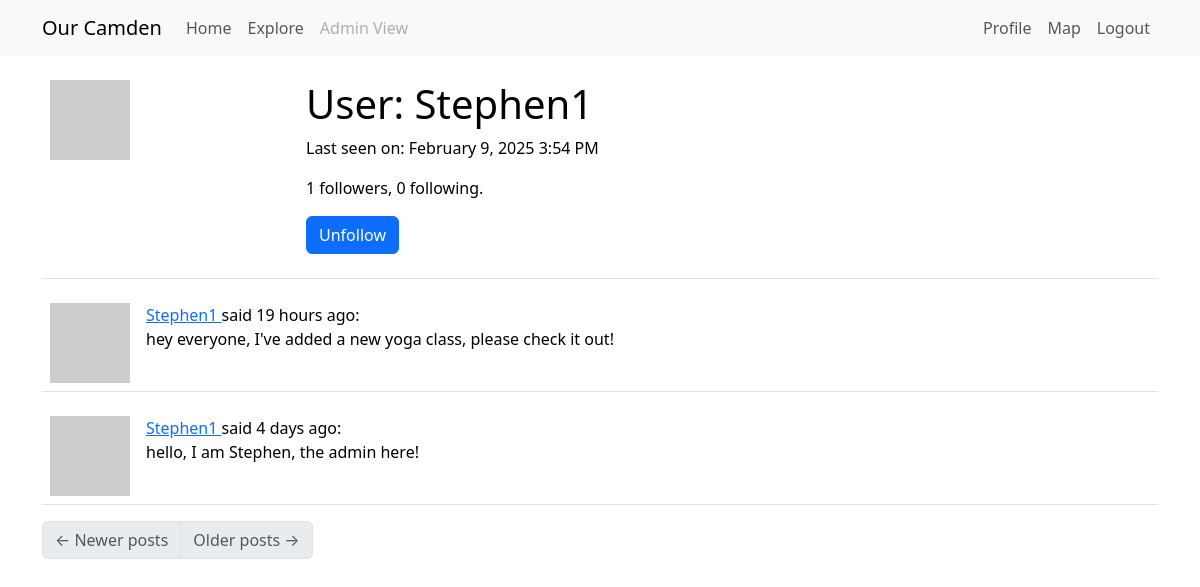
The app's page /user/Stephen1 (signed in) with its own data.
### app/models.py (models this page shows, shortened)
class User(UserMixin, db.Model):
    __tablename__ = "User"
    __searchable__ = ['username', 'email']
    id: so.Mapped[int] = so.mapped_column(primary_key=True) # so.Mapped gives a python data type to the attr, so.mapped_column creates the actual column
    access_level: so.Mapped[int] = so.mapped_column(
        default=0,  # Default to 0 (logged-in User)
        nullable=False
    )
    username: so.Mapped[str] = so.mapped_column(sa.String(64), index=True,
                                                unique=True)
    email: so.Mapped[str] = so.mapped_column(sa.String(120), index=True,
                                             unique=True)
    password_hash: so.Mapped[Optional[str]] = so.mapped_column(sa.String(256)) #attr can be defined as Optional
    about_me: so.Mapped[Optional[str]] = so.mapped_column(sa.String(140))
    last_seen: so.Mapped[Optional[datetime]] = so.mapped_column(
        default=lambda: datetime.now(timezone.utc))
    posts: so.WriteOnlyMapped['Post'] = so.relationship(
        back_populates='author',
        passive_deletes=True) #back_populates links Posts.author to User.posts
    following: so.WriteOnlyMapped['User'] = so.relationship(
        secondary=followers, primaryjoin=(followers.c.follower_id == id), # establish link between User and Follower tables, where the id matches (all the Users this current User follows)
        secondaryjoin=(followers.c.followed_id == id), #links followers back to Users. identifies all Users who are followed by the current User
        back_populates='followers',
        passive_deletes=True) #links User.following to Follower.followers (who the User is following)
    followers: so.WriteOnlyMapped['User'] = so.relationship(
        secondary=followers, primaryjoin=(followers.c.followed_id == id),
        secondaryjoin=(followers.c.follower_id == id),
        back_populates='following',
        passive_deletes=True) #same but for who the User is being followed by
    Markers: so.Mapped["Marker"] = so.relationship(
        "Marker",
        back_populates="creator",  # Links to the `Marker.creator` relationship
    )
    def avatar(self, size):
        digest = md5(self.email.lower().encode('utf-8')).hexdigest()
        return f'https://www.gravatar.com/avatar/{digest}?d=identicon&s={size}' #provides an automatic avatar
    def is_following(self, User):
        query = self.following.select().where(User.id == User.id)
        return db.session.scalar(query) is not None
    def followers_count(self):
        query = sa.select(sa.func.count()).select_from(
            self.followers.select().subquery())
        return db.session.scalar(query)
    def following_count(self):
        query = sa.select(sa.func.count()).select_from(
            self.following.select().subquery())
        return db.session.scalar(query)

class Post(db.Model):
    __searchable__ = ['body']  # Fields to index
    id: so.Mapped[int] = so.mapped_column(primary_key=True)
    body: so.Mapped[str] = so.mapped_column(sa.String(140))
    timestamp: so.Mapped[datetime] = so.mapped_column(index=True, default=lambda: datetime.now(timezone.utc))
    user_id: so.Mapped[int] = so.mapped_column(sa.ForeignKey(User.id, ondelete='CASCADE'),index=True)
    author: so.Mapped[User] = so.relationship(back_populates='posts')

### app/routes.py (the view)
@app.route('/user/<username>')
@login_required
def user(username):
    user = db.first_or_404(sa.select(User).where(User.username == username)) #get the matching user otherwise return a 404 invalid page error
    page = request.args.get('page', 1, type=int)
    query = user.posts.select().order_by(Post.timestamp.desc())
    posts = db.paginate(query, page=page,
                        per_page=app.config['POSTS_PER_PAGE'],
                        error_out=False) # collect + paginate all the current user’s posts in descending time order
    next_url = url_for('user', username=user.username, page=posts.next_num) \
        if posts.has_next else None
    prev_url = url_for('user', username=user.username, page=posts.prev_num) \
        if posts.has_prev else None
    form = EmptyForm() # provide a submit button to follow/unfollow users
    return render_template('user.html', user=user, posts=posts.items,
                           next_url=next_url, prev_url=prev_url, form=form)

### app/forms.py
class EmptyForm(FlaskForm):
    submit = SubmitField('Submit')

### app/models.py (called while the page is built)
@login.user_loader
def load_User(id):
    return db.session.get(User, int(id))

### app/routes.py (called while the page is built)
@app.before_request
def before_request(): # if user is logged in, record the time they log in, update database
    if current_user.is_authenticated:
        current_user.last_seen = datetime.now(timezone.utc)
        db.session.commit()

### app/templates/user.html (shortened to what this page needs)
{% extends "base.html" %}
{% block content %}
    <table class="table table-hover">
        <tr>
            <td width="256px"><img src="{{ user.avatar(256) }}"></td>
            <td>
                <h1>User: {{ user.username }}</h1>
                {% if user.last_seen %}
                <p>Last seen on: {{ moment(user.last_seen).format('LLL') }}</p>
                {% endif %}
                <p>{{ user.followers_count() }} followers, {{ user.following_count() }} following.</p>
                {% if user == current_user %}
                <p><a href="{{ url_for('edit_profile') }}">Edit your profile</a></p>
                {% else %}
                <p>
                    <form action="{{ url_for('unfollow', username=user.username) }}" method="post">
                        {{ form.submit(value='Unfollow', class_='btn btn-primary') }}
                    </form>
                </p>
                {% endif %}
            </td>
        </tr>
    </table>
    {% for post in posts %}
        {% include '_post.html' %}
    {% endfor %}
    <nav aria-label="Post navigation">
        <ul class="pagination">
            <li class="page-item{% if not prev_url %} disabled{% endif %}">
                <a class="page-link" href="{{ prev_url }}">
                    <span aria-hidden="true">&larr;</span> Newer posts
                </a>
            </li>
            <li class="page-item{% if not next_url %} disabled{% endif %}">
                <a class="page-link" href="{{ next_url }}">
                    Older posts <span aria-hidden="true">&rarr;</span>
                </a>
            </li>
        </ul>
    </nav>
{% endblock %}

### app/templates/_post.html
<table class="table table-hover">
    <tr>
        <td width="70px">
            <a href="{{ url_for('user', username=post.author.username) }}">
                <img src="{{ post.author.avatar(70) }}" />
            </a>
        </td>
        <td>
            <a href="{{ url_for('user', username=post.author.username) }}">
                {{ post.author.username }}
            </a>
            said {{ moment(post.timestamp).fromNow() }}:
            <br>
            {{ post.body }}
        </td>
    </tr>
</table>

### records on screen
User: username "Stephen1", last_seen "February 9, 2025 3:54 PM"
Post: author.username "Stephen1", timestamp "19 hours ago", body "hey everyone, I've added a new yoga class, please check it out!"
Post: author.username "Stephen1", timestamp "4 days ago", body "hello, I am Stephen, the admin here!"

### other values on screen
{{ user.followers_count() }} "1"
{{ user.following_count() }} "0"
